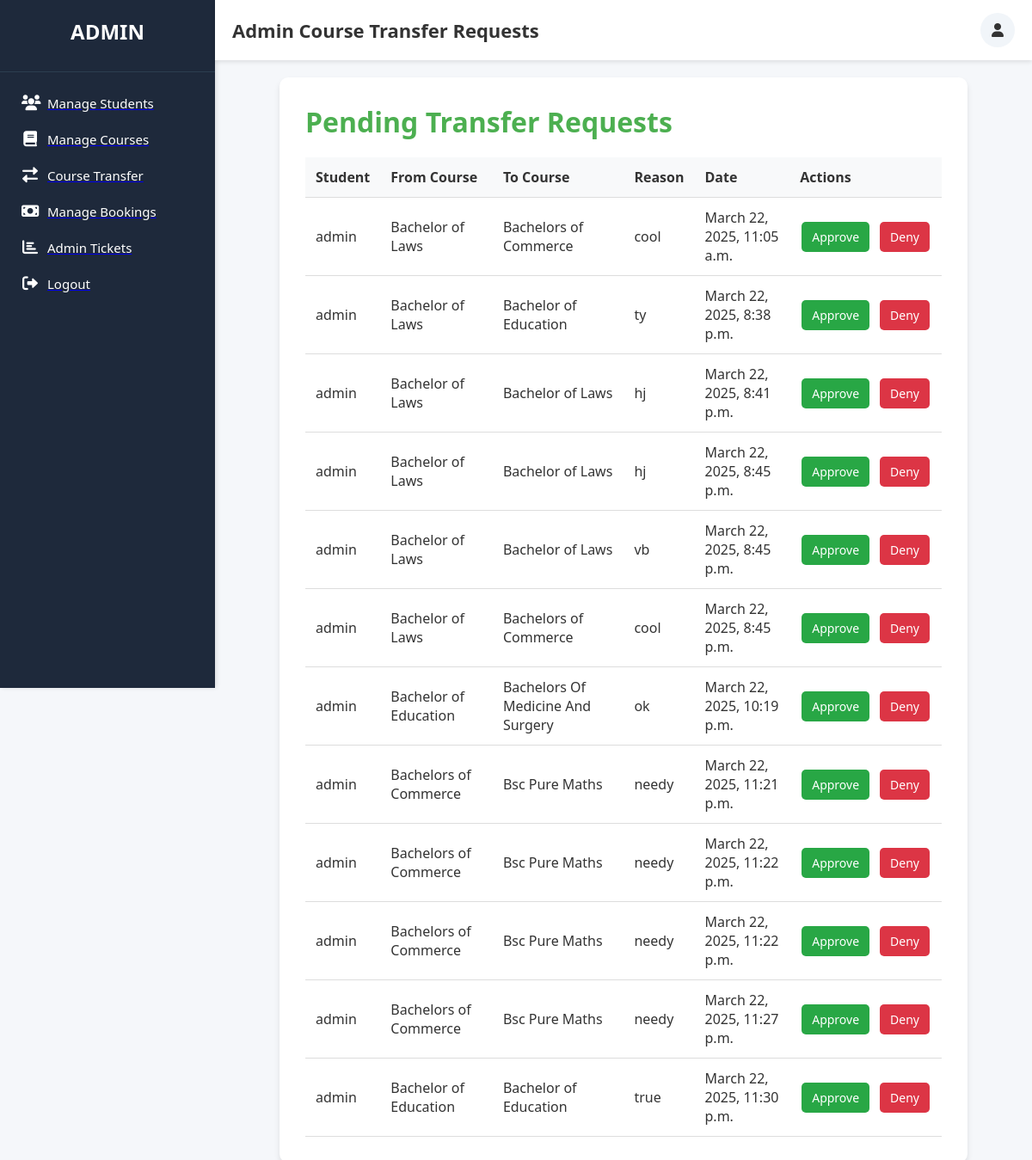
Page /accounts/admin/course-transfer-requests/ on the earlier database version.
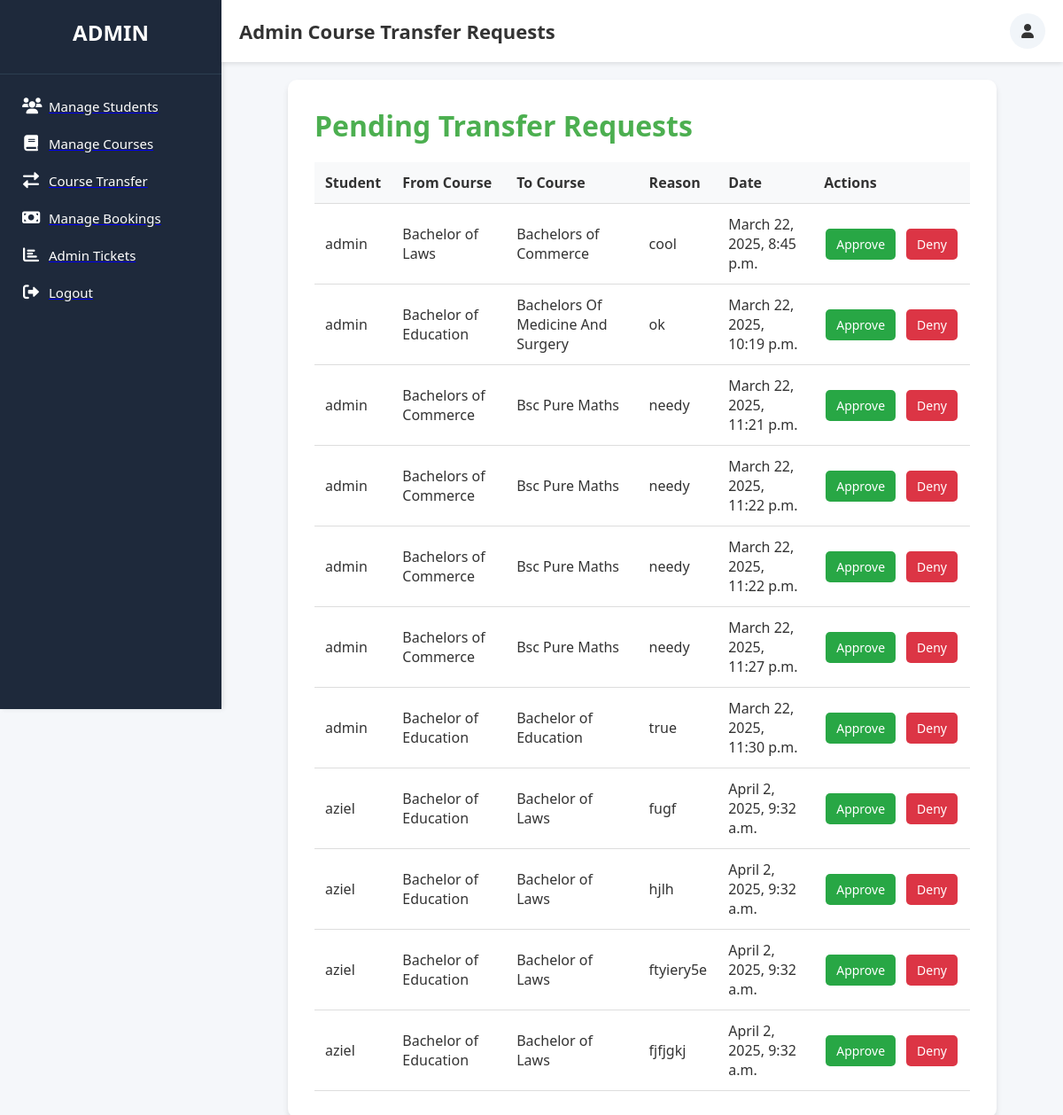
Same page on the later database version.
### accounts/models.py (models this page shows, shortened)
class CourseTransferRequest(models.Model):
    student = models.ForeignKey(settings.AUTH_USER_MODEL, on_delete=models.CASCADE, related_name='transfer_requests')
    from_course = models.ForeignKey(Course, on_delete=models.CASCADE, related_name='transfer_from')
    to_course = models.ForeignKey(Course, on_delete=models.CASCADE, related_name='transfer_to')
    reason = models.TextField(default='')
    status = models.CharField(max_length=50, default='Pending', choices=[('Pending', 'Pending'), ('Approved', 'Approved'), ('Rejected', 'Rejected')])
    created_at = models.DateTimeField(auto_now_add=True)

class User(AbstractBaseUser, PermissionsMixin):
    username = models.CharField(max_length=100, unique=True)
    email = models.EmailField(unique=True)
    first_name = models.CharField(max_length=100, blank=True, null=True)
    last_name = models.CharField(max_length=100, blank=True, null=True)
    student_id = models.CharField(max_length=20, unique=True, blank=True, null=True)
    admission_status = models.CharField(max_length=50, default='Pending')  # Pending, In Review, Verified, Rejected
    profile_completion = models.IntegerField(default=0)
    date_of_birth = models.DateField(blank=True, null=True)
    gender = models.CharField(max_length=10, blank=True, null=True)
    nationality = models.CharField(max_length=50, blank=True, null=True)
    phone_number = models.CharField(max_length=15, blank=True, null=True)
    previous_school = models.CharField(max_length=200, blank=True, null=True)
    high_school_grades = models.CharField(max_length=50, blank=True, null=True)
    entry_program = models.CharField(max_length=100, blank=True, null=True)
    enrollment_year = models.IntegerField(blank=True, null=True)
    program_name = models.CharField(max_length=100, blank=True, null=True)
    id_document = models.FileField(upload_to='documents/', blank=True, null=True)
    transcript = models.FileField(upload_to='documents/', blank=True, null=True)
    admission_letter = models.FileField(upload_to='documents/', blank=True, null=True)
    proof_of_payment = models.FileField(upload_to='documents/', blank=True, null=True)
    id_document_verified = models.BooleanField(default=False)
    transcript_verified = models.BooleanField(default=False)
    proof_of_payment_verified = models.BooleanField(default=False)
    is_active = models.BooleanField(default=True)
    is_staff = models.BooleanField(default=False)
    objects = UserManager()
    notification = models.TextField(blank=True, null=True)
    USERNAME_FIELD = 'username'
    REQUIRED_FIELDS = ['email']

class Course(models.Model):
    course_code = models.CharField(max_length=20, unique=True)
    course_name = models.CharField(max_length=100)
    credits = models.IntegerField()
    semester = models.CharField(max_length=50)
    program_name = models.CharField(max_length=100, null=True, blank=True)  # Make the field nullable
    is_mandatory = models.BooleanField(default=False)
    is_transferable = models.BooleanField(default=True)  # Add this field

### accounts/views.py (the view)
# urls.py: path('admin/course-transfer-requests/', views.admin_course_transfer_requests, name='admin_course_transfer_requests'),
def admin_course_transfer_requests(request):
    transfer_requests = CourseTransferRequest.objects.filter(status='Pending')
    return render(request, 'accounts/admin_course_transfer_requests.html', {
        'transfer_requests': transfer_requests,
    })

### accounts/templates/accounts/admin_course_transfer_requests.html (shortened to what this page needs)
<!DOCTYPE html>
<html lang="en">
<head>
    <link rel="stylesheet" href="https://cdnjs.cloudflare.com/ajax/libs/font-awesome/6.0.0/css/all.min.css">
</head>
<body>
    <div class="sidebar">
        <div class="sidebar-header">
            <div class="sidebar-logo">ADMIN</div>
        </div>
        <div class="sidebar-menu">
            <ul>
                <li><a href="{% url 'accounts:manage_students' %}"><i class="fas fa-users"></i><span>Manage Students</span></a></li>
                <li><a href="{% url 'accounts:manage_course_approvals' %}"><i class="fas fa-book"></i><span>Manage Courses</span></a></li>
                <li><a href="{% url 'accounts:admin_course_transfer_requests' %}"><i class="fas fa-exchange-alt"></i><span>Course Transfer</span></a></li>
                <li><a href="{% url 'accounts:manage_bookings' %}"><i class="fas fa-money-bill"></i><span>Manage Bookings</span></a></li>
                <li><a href="{% url 'accounts:admin_ticket_list' %}"><i class="fas fa-chart-bar"></i><span>Admin Tickets</span></a></li>
                <li><a href="{% url 'accounts:logout' %}"><i class="fas fa-sign-out-alt"></i><span>Logout</span></a></li>
            </ul>
        </div>
    </div>
    <div class="main-content">
        <div class="header">
            <div class="header-title">Admin Course Transfer Requests</div>
            <div class="header-actions">
                <div class="action-btn action-dropdown">
                    <i class="fas fa-user"></i>
                </div>
            </div>
        </div>
        <div class="form-container">
            <h1>Pending Transfer Requests</h1>
            {% if transfer_requests %}
                <table>
                    <thead>
                        <tr>
                            <th>Student</th>
                            <th>From Course</th>
                            <th>To Course</th>
                            <th>Reason</th>
                            <th>Date</th>
                            <th>Actions</th>
                        </tr>
                    </thead>
                    <tbody>
                        {% for request in transfer_requests %}
                            <tr>
                                <td>{{ request.student.username }}</td>
                                <td>{{ request.from_course.course_name }}</td>
                                <td>{{ request.to_course.course_name }}</td>
                                <td>{{ request.reason }}</td>
                                <td>{{ request.created_at }}</td>
                                <td>
                                    <div class="action-buttons">
                                        <a href="{% url 'accounts:approve_transfer_request' request.id %}" class="btn btn-approve">Approve</a>
                                        <a href="{% url 'accounts:deny_transfer_request' request.id %}" class="btn btn-deny">Deny</a>
                                    </div>
                                </td>
                            </tr>
                        {% endfor %}
                    </tbody>
                </table>
            {% else %}
                <p>No pending transfer requests.</p>
            {% endif %}
        </div>
    </div>
</body>
</html>

Differences in the rows shown:
no longer on this page (row edited): CourseTransferRequest: student.username "admin", from_course.course_name "Bachelor of Laws", to_course.course_name "Bachelors of Commerce", reason "cool", created_at "March 22, 2025, 11:05 a.m."
no longer on this page (row edited): CourseTransferRequest: student.username "admin", from_course.course_name "Bachelor of Laws", to_course.course_name "Bachelor of Education", reason "ty", created_at "March 22, 2025, 8:38 p.m."
no longer on this page (row edited): CourseTransferRequest: student.username "admin", from_course.course_name "Bachelor of Laws", to_course.course_name "Bachelor of Laws", reason "hj", created_at "March 22, 2025, 8:41 p.m."
no longer on this page (row edited): CourseTransferRequest: student.username "admin", from_course.course_name "Bachelor of Laws", to_course.course_name "Bachelor of Laws", reason "hj", created_at "March 22, 2025, 8:45 p.m."
no longer on this page (row edited): CourseTransferRequest: student.username "admin", from_course.course_name "Bachelor of Laws", to_course.course_name "Bachelor of Laws", reason "vb", created_at "March 22, 2025, 8:45 p.m."
added CourseTransferRequest: student.username "aziel", from_course.course_name "Bachelor of Education", to_course.course_name "Bachelor of Laws", reason "fugf", created_at "April 2, 2025, 9:32 a.m."
added CourseTransferRequest: student.username "aziel", from_course.course_name "Bachelor of Education", to_course.course_name "Bachelor of Laws", reason "hjlh", created_at "April 2, 2025, 9:32 a.m."
added CourseTransferRequest: student.username "aziel", from_course.course_name "Bachelor of Education", to_course.course_name "Bachelor of Laws", reason "ftyiery5e", created_at "April 2, 2025, 9:32 a.m."
added CourseTransferRequest: student.username "aziel", from_course.course_name "Bachelor of Education", to_course.course_name "Bachelor of Laws", reason "fjfjgkj", created_at "April 2, 2025, 9:32 a.m."
